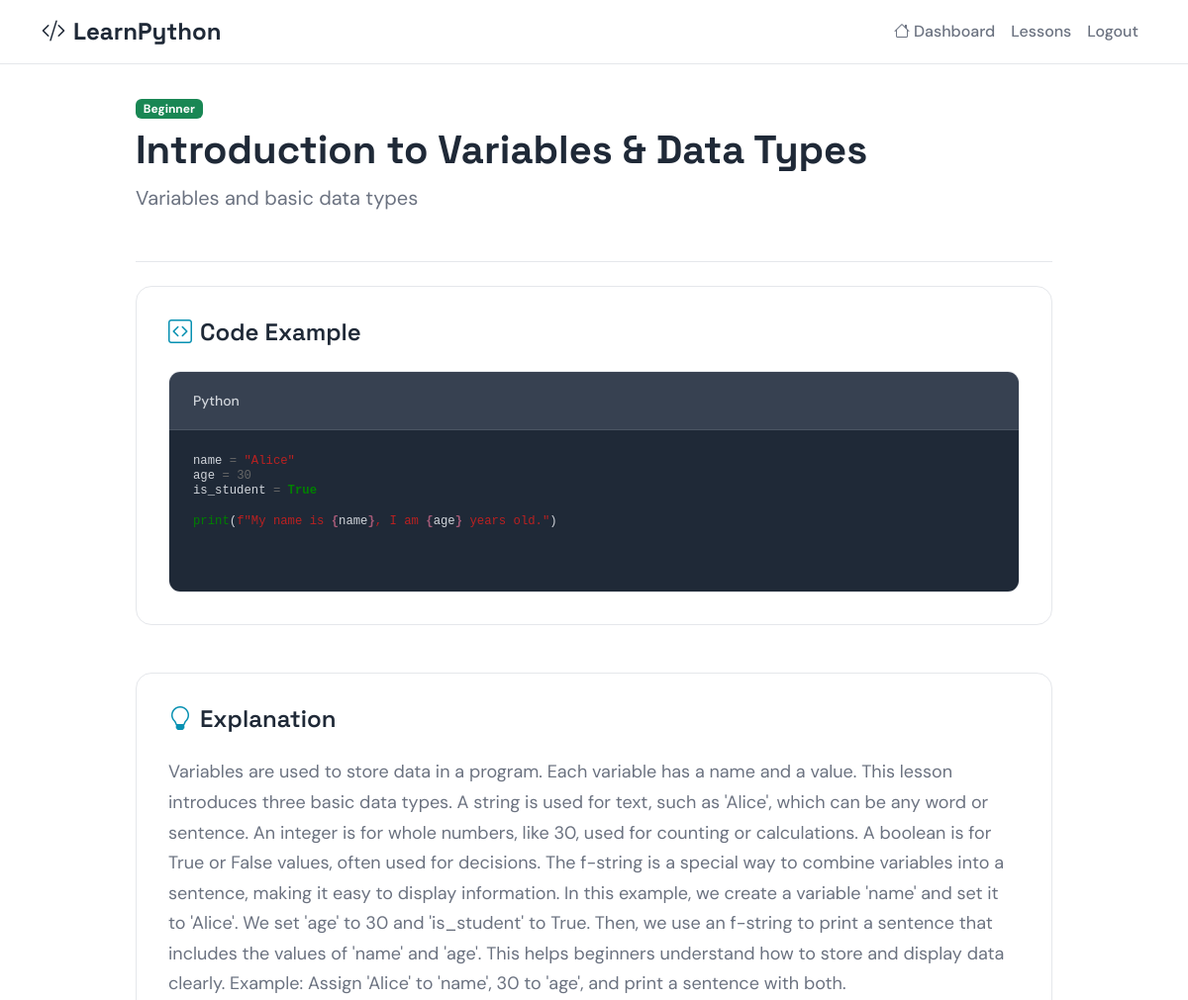
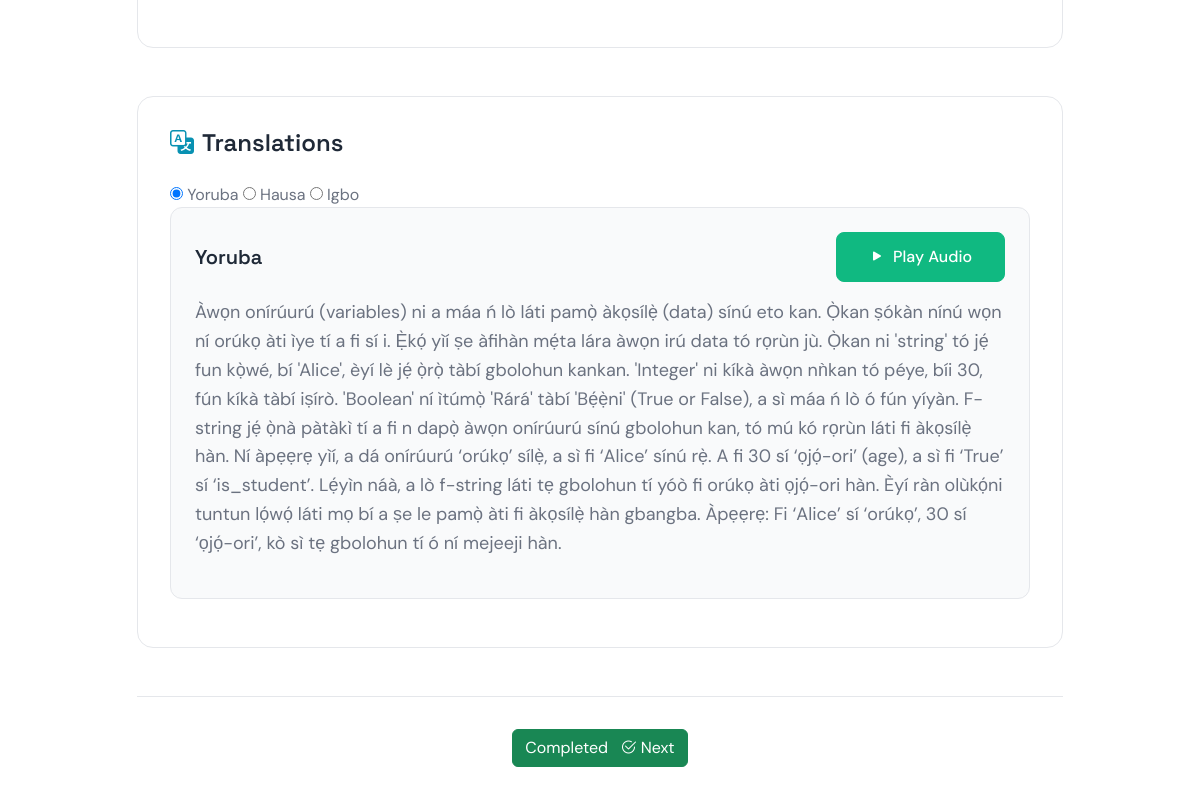
The app's page /courses/lesson/19/ (signed in) with its own data (2 pictures, top to bottom).
### lesson/models.py (models this page shows, shortened)
class Lesson(models.Model):
    DIFFICULTY_CHOICES = [
        ('1', 'Beginner'),
        ('2', 'Intermediate'),
        ('3', 'Advanced'),
    ]
    topic = models.CharField(max_length=100)       # e.g. "Introduction to Python"
    subtopic = models.CharField(max_length=100)    # e.g. "Variables"
    code_example = models.TextField()              # Python code snippet
    code_explanation = models.TextField()          # "What this code does"
    difficulty_level = models.CharField(
        max_length=50,
        choices=DIFFICULTY_CHOICES,
        default='1',
        help_text="The difficulty level of the lesson."
    )
    created_at = models.DateTimeField(auto_now_add=True)
    class Meta:
        ordering = ["topic", "subtopic"]

class LessonTranslation(models.Model):
    LANG_CHOICES = [
        ("en", "English"),
        ("yo", "Yoruba"),
        ("ig", "Igbo"),
        ("ha", "Hausa"),
    ]
    lesson = models.ForeignKey(Lesson, related_name="translations", on_delete=models.CASCADE)
    language = models.CharField(max_length=10, choices=LANG_CHOICES)
    concept_text = models.TextField()              # Explanation in native language
    audio = CloudinaryField('audio', resource_type='video', blank=True, null=True, help_text="Lesson content translation audio")
    class Meta:
        unique_together = ("lesson", "language")

### lesson/views.py (the view)
# urls.py: path('lesson/<int:lesson_id>/', views.lesson_detail_view, name='lesson_detail'),
def lesson_detail_view(request, lesson_id):
    lesson = get_object_or_404(Lesson, pk=lesson_id)
    is_completed = lesson.progress.filter(user=request.user, completed=True).exists()
    context = {
        "lesson": lesson,
        "is_completed": is_completed,
    }
    return render(request, "lessons/lesson_detail.html", context)

### lesson/templatetags/pygment_tags.py (called while the page is built)
@register.filter
def pygmentize(code, language='python'):
    lexer = get_lexer_by_name(language)
    formatter = HtmlFormatter()
    return highlight(code, lexer, formatter)

### templates/lessons/lesson_detail.html (shortened to what this page needs)
{% extends 'base.html' %}
{% load pygment_tags %}
{% block content %}
    <nav class="navbar navbar-expand-lg navbar-light fixed-top">
        <div class="container">
            <a class="navbar-brand" href="{% url 'user:dashboard' %}">
                <i class="bi bi-code-slash me-2"></i>LearnPython
            </a>
            <div class="collapse navbar-collapse" id="navbarNav">
                <ul class="navbar-nav ms-auto">
                    <li class="nav-item">
                        <a class="nav-link" href="{% url 'user:dashboard' %}">
                            <i class="bi bi-house me-1"></i>Dashboard
                        </a>
                    </li>
                    <li class="nav-item">
                        <a class="nav-link" href="#lessons">Lessons</a>
                    </li>
                    <li class="nav-item">
                        <a class="nav-link" href="{% url 'account_logout' %}">Logout</a>
                    </li>
                </ul>
            </div>
        </div>
    </nav>
    <div class="container py-5 mt-5">
        <div class="row">
            <div class="col-lg-10 mx-auto">
                <div class="lesson-header mb-4">
                    <div class="d-flex justify-content-between align-items-start mb-3">
                        <div>
                            <span class="badge bg-success mb-2">{{ lesson.get_difficulty_level_display }}</span>
                            <h1 class="lesson-detail-title">{{ lesson.topic }}</h1>
                            <p class="lesson-detail-subtitle">{{ lesson.subtopic }}</p>
                        </div>
                    </div>
                </div>
                <div class="lesson-section mb-5">
                    <h3 class="section-heading">
                        <i class="bi bi-code-square me-2"></i>Code Example
                    </h3>
                    <div class="code-container">
                        <div class="code-header">
                            <span class="code-title">Python</span>
                        </div>
                        <pre class="code-content"><code class="language-python">{% autoescape off %}{{ lesson.code_example|pygmentize:'python' }}{% endautoescape %}</code></pre>
                    </div>
                </div>
                <div class="lesson-section mb-5">
                    <h3 class="section-heading">
                        <i class="bi bi-lightbulb me-2"></i>Explanation
                    </h3>
                    <div class="explanation-content">
                        <p>{{ lesson.code_explanation }}</p>
                    </div>
                </div>
                <div class="lesson-section">
                    <h3 class="section-heading">
                        <i class="bi bi-translate me-2"></i>Translations
                    </h3>
                    <div class="translation-tabs">
                        <input type="radio" name="language" id="lang-yo" value="yo" checked>
                        <label for="lang-yo">Yoruba</label>
                        <input type="radio" name="language" id="lang-ha" value="ha">
                        <label for="lang-ha">Hausa</label>
                        <input type="radio" name="language" id="lang-ig" value="ig">
                        <label for="lang-ig">Igbo</label>
                    </div>
                    <div class="translation-content">
                    {% for translation in lesson.translations.all %}
                        <div class="translation-card" data-language="{{ translation.language|lower }}">
                            <div class="translation-header d-flex justify-content-between align-items-center">
                                <h4 class="translation-title">{{ translation.get_language_display }}</h4>
                                {% if translation.audio %}
                                    <button class="btn btn-accent audio-play-btn" data-audio-url="{{ translation.audio }}">
                                        <i class="bi bi-play-fill me-2"></i>Play Audio
                                    </button>
                                {% endif %}
                            </div>
                            <div class="translation-text mt-3">
                                <p>{{ translation.concept_text }}</p>
                            </div>
                        </div>
                    {% empty %}
                        <div class="empty-state text-center py-5">
                            <i class="bi bi-translate display-4 text-muted"></i>
                            <p class="mt-3 text-muted">No translations available for this lesson.</p>
                        </div>
                    {% endfor %}
                </div>
            </div>
                <div class="lesson-navigation mt-5">
                    <div class="d-flex justify-content-center">
                        {% if is_completed %}
                            <a href="{% url 'user:dashboard' %}" class="btn btn-success">
                                 Completed <i class="bi bi-check2-circle ms-2"></i> Next
                            </a>
                        {% endif %}
                    </div>
                </div>
            </div>
        </div>
    </div>
{% endblock %}

### static/css/styles.css (style rules this page uses)
:root { --primary-color: #0891b2; --accent-color: #10b981; --text-primary: #1f2937; --text-secondary: #6b7280; --text-muted: #9ca3af; --background: #ffffff; --background-subtle: #f9fafb; --border-color: #e5e7eb; --font-heading: "Space Grotesk", sans-serif; --font-body: "DM Sans", sans-serif; --section-padding: 5rem 0; --container-padding: 2rem; }
body { font-family: var(--font-body); color: var(--text-secondary); line-height: 1.6; background-color: var(--background); }
h1, h2, h3, h4, h5, h6 { font-family: var(--font-heading); color: var(--text-primary); font-weight: 600; line-height: 1.2; }
.navbar { background-color: var(--background) !important; border-bottom: 1px solid var(--border-color); }
.navbar-brand { font-family: var(--font-heading); font-weight: 700; font-size: 1.5rem; color: var(--text-primary) !important; }
.nav-link { color: var(--text-secondary) !important; font-weight: 500; transition: color 0.2s ease; }
.btn-accent { background-color: var(--accent-color); border-color: var(--accent-color); color: white; font-weight: 500; padding: 0.75rem 2rem; border-radius: 0.5rem; transition: all 0.2s ease; }
.code-header { background-color: #374151; padding: 1rem 1.5rem; border-bottom: 1px solid #4b5563; }
.code-title { color: #d1d5db; font-size: 0.875rem; font-weight: 500; }
.code-content { padding: 1.5rem; margin: 0; background-color: var(--text-primary); color: #d1d5db; font-family: "Monaco", "Menlo", monospace; font-size: 0.875rem; line-height: 1.6; }
.lesson-header { border-bottom: 1px solid var(--border-color); padding-bottom: 2rem; }
.lesson-detail-title { font-size: 2.5rem; font-weight: 700; color: var(--text-primary); margin-bottom: 0.5rem; }
.lesson-detail-subtitle { font-size: 1.25rem; color: var(--text-secondary); margin-bottom: 0; }
.lesson-section { background-color: var(--background); border: 1px solid var(--border-color); border-radius: 1rem; padding: 2rem; }
.section-heading { font-size: 1.5rem; font-weight: 600; color: var(--text-primary); margin-bottom: 1.5rem; display: flex; align-items: center; }
.section-heading i { color: var(--primary-color); }
.code-container { border-radius: 0.75rem; overflow: hidden; border: 1px solid var(--border-color); }
.explanation-content { font-size: 1.125rem; line-height: 1.7; color: var(--text-secondary); }
.translation-card { background-color: var(--background-subtle); border: 1px solid var(--border-color); border-radius: 0.75rem; padding: 1.5rem; margin-bottom: 1rem; }
.translation-header { display: flex; justify-content: between; align-items: center; margin-bottom: 1rem; }
.translation-title { font-size: 1.25rem; font-weight: 600; color: var(--text-primary); margin-bottom: 0; }
.translation-text { font-size: 1.125rem; line-height: 1.6; color: var(--text-secondary); }
.audio-play-btn { font-weight: 500; border-radius: 0.5rem; }
.lesson-navigation { border-top: 1px solid var(--border-color); padding-top: 2rem; }

### static/css/pygments_style.css (style rules this page uses)
pre { line-height: 125%; }
.o { color: #666 }
.kc { color: #008000; font-weight: bold }
.nb { color: #008000 }
.mi { color: #666 }
.sa { color: #BA2121 }
.s2 { color: #BA2121 }
.si { color: #A45A77; font-weight: bold }

### records on screen
Lesson: difficulty_level "Beginner", topic "Introduction to Variables & Data Types", subtopic "Variables and basic data types", code_example|pygmentize "name = \"Alice\" age = 30 is_student = True print ( f \"My name is { name } , I am { age } years old.\" )", code_explanation "Variables are used to store data in a program. Each variable has a name and a value. This lesson introduces three basic data types. A string is used for text, such as 'Alice', which can be any word or sentence. An integer is for whole numbers, like 30, used for counting or calculations. A boolean is for True or False values, often used for decisions. The f-string is a special way to combine variables into a sentence, making it easy to display information. In this example, we create a variable 'name' and set it to 'Alice'. We set 'age' to 30 and 'is_student' to True. Then, we use an f-string to print a sentence that includes the values of 'name' and 'age'. This helps beginners understand how…"
